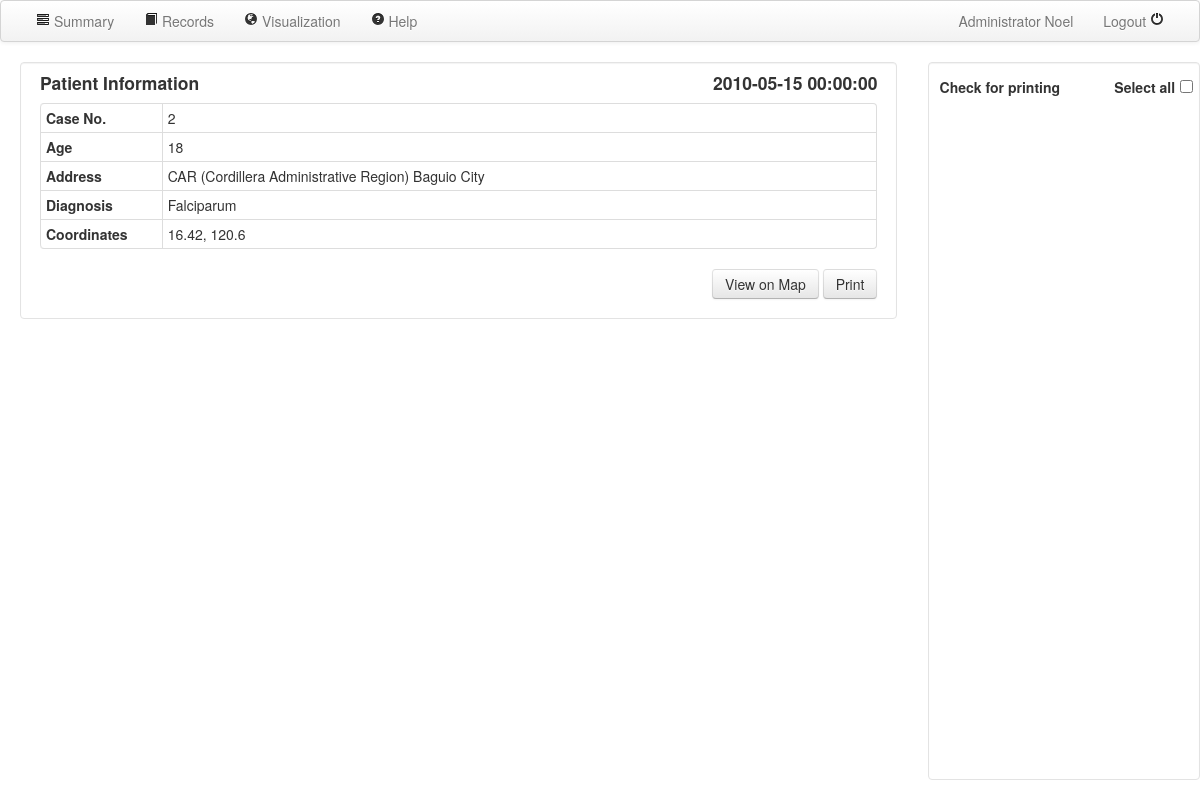
The page /case/2/ (signed in) on the database its author committed.
### serveus/models.py (models this page shows, shortened)
class UserType(db.Model):
    __tablename__ = 'usertype'
    id = db.Column(db.Integer, primary_key=True)
    name = db.Column(db.String(80), unique=True)
    users = db.relationship('User', backref='usertype', lazy='dynamic')

class User(db.Model, UserMixin):
    id = db.Column(db.Integer, primary_key=True)
    username = db.Column(db.String(80), unique=True)
    password = db.Column(db.String(120), unique=True)
    usertype_id = db.Column(db.Integer, db.ForeignKey('usertype.id'))

class Case(db.Model):
    id = db.Column(db.Integer, primary_key=True)
    date = db.Column(db.DateTime())
    age = db.Column(db.Integer)
    address = db.Column(db.String(120))
    human_diagnosis = db.Column(db.String(80))
    lat = db.Column(db.Float)
    lng = db.Column(db.Float)
    maltype_id = db.Column(db.Integer, db.ForeignKey('maltype.id'))
    images = db.relationship('Image', backref='case', lazy='dynamic')

### serveus/views.py (the view, shortened to what this page needs)
@app.route('/case/<int:id>/',  methods = ['GET', 'POST'])
def case(id):
    case = Case.query.get(id)
    images = []
    for img in case.images:
        images.append('pic/' + str(img.id))
    return render_template("case.html", case = case, user = current_user, images=images)

### serveus/views.py (called while the page is built)
@login_manager.user_loader
def load_user(userid):
    return User.query.get(userid)

### serveus/templates/case.html (shortened to what this page needs)
<!DOCTYPE html>
<html>
	<head>
		<link href="/static/css/bootstrap.min.css" rel="stylesheet" media="screen">
		<link href="/static/css/bootstrap-responsive.css" rel="stylesheet">
        <link href="/static/css/bootstrap-image-gallery.css" rel="stylesheet">
	</head>
	<body>
    <form id="super" action="" method="post">
		<div class="navbar" style="width: 100%;">
			<div class="navbar-inner">
				<div>
					<ul class="nav pull-left">
						<li><a href="/dashboard/"><i class="icon-tasks"></i> Summary</a></li>
						<li><a href="/records/"><i class="icon-book"></i> Records</a></li>
						<li><a href="/map/"><i class="icon-globe"></i> Visualization</a></li>
                        <li><a href="#" id="help" data-toggle="popover"><i class="icon-question-sign"></i> Help</a></li>
					</ul>
					<ul class="nav pull-right">
						<li><a href="#">{{user.usertype.name}} {{ user.username }}</a></li>
						<li><a href="/logout/">Logout <i class="icon-off"></i></a></li>
					</ul>
				</div>
			</div>
		</div>
		<div class="container-fluid" style="background-color: white; position: relative; height: 100%; padding-bottom: 0; padding-right: 0">
			<div class="row-fluid" style="background-color: white; position: relative; height: 100%">
				<div class="span9 well container" style="background-color: white; padding-top: 0;" >
					<h4 class="pull-left">Patient Information</h4>
                    <h4 class="pull-right">{{case.date}}</h4>
                    <table class="table table-condensed table-bordered" style="width: 100%">
                    <tr><th class="span2">Case No.<td class="span10">{{case.id}}
                    <tr><th>Age<td>{{case.age}}
                    <tr><th>Address<td>{{case.address}}
                    <tr><th>Diagnosis<td>{{case.human_diagnosis}}
                    <tr><th>Coordinates<td>{{case.lat}}, {{case.lng}}
                    </table>
                    <div class="pull-right">
                    <a class="btn btn-medium" href="/map/?lat={{case.lat}}&lng={{case.lng}}&zoom=13&date_start=1/1/1970&date_end=Today">View on Map</a>
                    <input class="btn btn-medium" type="submit" value="Print" style="height: 30px">
                    </div>
				</div>
				<div class="span3 well" style="background-color: white; overflow-y: auto; overflow-x:hidden; position: relative; height: 100%; padding: 0.5%; padding-top: 0;">
                    <table class="table-condensed" style="width: 100%; vertical-align: bottom; padding: 0; margin: 0">
                    <tr>
                    <td style="width: 64%"><h5 class="pull-left">Check for printing</h5>
                    <td style="width: 34%"><h5 class="pull-right">Select all</h5>
                    <td style="width: 2%; padding: 0%"><input id="selectAll" class=" pull-right" type="checkbox" onclick="toggleAll()" style="margin-bottom: 5px">
                    </table>
                    <div class="row-fluid" id="gallery" data-toggle="modal-gallery" data-target="#modal-gallery" style="padding: 0">
                  </div>
				</div>
			</div>
		</div>
    </form>
	</body>
</html>

### serveus/templates/case.html (style rules this page uses)
html, body { margin:0; padding:0; height:100%; }
#super { height: calc(100% - 82px); }

### rows shown on the page
UserType: usertype.name "Administrator"
User: username "Noel"
Case: date "2010-05-15 00:00:00", id "2", age "18", address "CAR (Cordillera Administrative Region) Baguio City", human_diagnosis "Falciparum", lat "16.42", lng "120.6"
